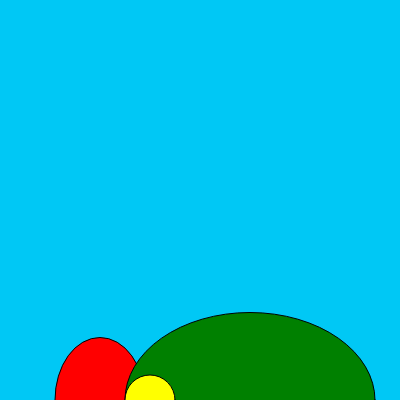
Frame 1 (no input)
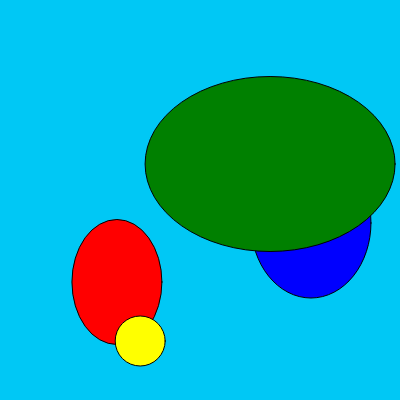
Frame 60 (no input)
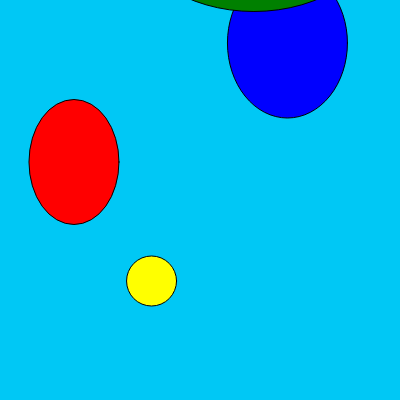
Frame 120 (the mouse pressed at the canvas centre since frame 60)

The p5.js sketch that drew these frames (run headless with seeded random() and noise() and a simulated clock; from frame 60 on, the mouse is pressed at the canvas centre):

// p5.js sketch
// ── sketch.js
let balloon1 = {
  x: 100,
  y: 400,
  w: 90,
  h: 125,
  speed: 2,
  c: 'red'
};

let balloon2 = {
  x: 300,
  y: 400,
  w: 120,
  h: 150,
  speed: 3,
  c: 'blue'
};

let balloon3 = {
  x: 250,
  y: 400,
  w: 250,
  h: 175,
  speed: 4,
  c: 'green'
};

let balloon4 = { 
  x: 150, 
  y: 400, 
  w: 50, 
  h: 50, 
  speed: 1,
  c: 'yellow'
}

let balloons = [balloon1, balloon2, balloon3, balloon4];

function setup() {
  createCanvas(400, 400);
  
}

function draw() {
  background(0, 200, 245);

  fill(250, 250, 0);

  for (let i = 0; i < balloons.length; i++) {
    let b = balloons[i];
    fill(b.c);
    ellipse(b.x, b.y, b.w, b.h);
    b.y -= b.speed;
    b.x += random(-9, 9);
  }
}

// TRY: Add a fourth ballon
// TRY: Have ach ballon have a different color

// https://editor.p5js.org/lh1966/sketches/VXmbd9RSl
// Week #5 Exercise #3 P3 La'Kay Hodge

// https://editor.p5js.org/enickles/sketches/urTyZ7ua2
// Exercise - ICM Week 2 - Convert to object literals
